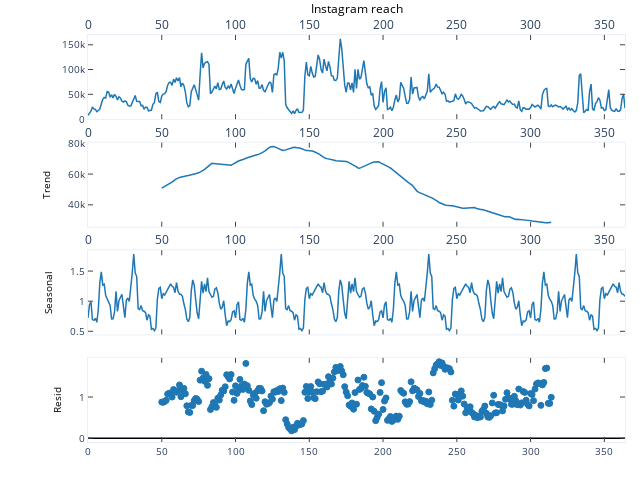

Notebook cell for this chart:
### Code cell
from plotly.tools import mpl_to_plotly
import matplotlib.pyplot as plt
from statsmodels.tsa.seasonal import seasonal_decompose

data = data[["Date", "Instagram reach"]]

result = seasonal_decompose(data['Instagram reach'], 
                            model='multiplicative', 
                            period=100)

fig = plt.figure()
fig = result.plot()

fig = mpl_to_plotly(fig)
fig.show()

### Figure 1 — Plotly figure (JSON) as saved in the notebook; plotly's stock layout.template omitted (floating-point values rounded to 4 significant figures; data arrays with more than 128 entries replaced by an {"elided": "..."} marker saying what was removed)
{"data": [{"line": {"color": "rgba (31, 119, 180, 1)", "dash": "solid", "width": 1.5}, "mode": "lines", "name": "_child0", "type": "scatter", "x": {"elided": "365 int values"}, "xaxis": "x", "y": {"elided": "365 int values"}, "yaxis": "y"}, {"line": {"color": "rgba (31, 119, 180, 1)", "dash": "solid", "width": 1.5}, "mode": "lines", "name": "_child0", "type": "scatter", "x": {"elided": "365 int values"}, "xaxis": "x2", "y": {"elided": "365 float values"}, "yaxis": "y2"}, {"line": {"color": "rgba (31, 119, 180, 1)", "dash": "solid", "width": 1.5}, "mode": "lines", "name": "_child0", "type": "scatter", "x": {"elided": "365 int values"}, "xaxis": "x3", "y": {"elided": "365 float values"}, "yaxis": "y3"}, {"marker": {"color": "#1F77B4", "line": {"color": "#1F77B4", "width": 1}, "opacity": 1, "size": 6, "symbol": "circle"}, "mode": "markers", "name": "_child0", "type": "scatter", "x": {"elided": "365 int values"}, "xaxis": "x4", "y": {"elided": "365 float values"}, "yaxis": "y4"}, {"line": {"color": "rgba (0, 0, 0, 1)", "dash": "solid", "width": 1.5}, "mode": "lines", "name": "_child1", "type": "scatter", "x": [0, 364], "xaxis": "x4", "y": [0, 0], "yaxis": "y4"}], "layout": {"annotations": [{"font": {"color": "#000000", "size": 12}, "showarrow": false, "text": "Instagram reach", "x": 0.5006, "xanchor": "center", "xref": "paper", "y": 1.04, "yanchor": "bottom", "yref": "paper"}], "autosize": false, "height": 480, "hovermode": "closest", "margin": {"b": 38, "l": 88, "pad": 0, "r": 15, "t": 35}, "showlegend": false, "width": 640, "xaxis": {"anchor": "y", "domain": [0, 1], "mirror": "ticks", "nticks": 9, "range": [0, 364], "showgrid": false, "showline": true, "side": "top", "ticks": "inside", "type": "linear", "zeroline": false}, "xaxis2": {"anchor": "y2", "domain": [0, 1], "mirror": "ticks", "nticks": 9, "range": [0, 364], "showgrid": false, "showline": true, "side": "top", "ticks": "inside", "type": "linear", "zeroline": false}, "xaxis3": {"anchor": "y3", "domain": [0, 1], "mirror": "ticks", "nticks": 9, "range": [0, 364], "showgrid": false, "showline": true, "side": "top", "ticks": "inside", "type": "linear", "zeroline": false}, "xaxis4": {"anchor": "y4", "domain": [0, 1], "mirror": "ticks", "nticks": 9, "range": [0, 364], "showgrid": false, "showline": true, "side": "bottom", "tickfont": {"size": 10}, "ticks": "inside", "type": "linear", "zeroline": false}, "yaxis": {"anchor": "x", "domain": [0.7933, 1], "mirror": "ticks", "nticks": 4, "range": [-98.9, 169700.0], "showgrid": false, "showline": true, "side": "left", "tickfont": {"size": 10}, "ticks": "inside", "type": "linear", "zeroline": false}, "yaxis2": {"anchor": "x2", "domain": [0.5289, 0.7356], "mirror": "ticks", "nticks": 5, "range": [25790.0, 80420.0], "showgrid": false, "showline": true, "side": "left", "tickfont": {"size": 10}, "ticks": "inside", "title": {"font": {"color": "#000000", "size": 10}, "text": "Trend"}, "type": "linear", "zeroline": false}, "yaxis3": {"anchor": "x3", "domain": [0.2644, 0.4711], "mirror": "ticks", "nticks": 5, "range": [0.4489, 1.846], "showgrid": false, "showline": true, "side": "left", "tickfont": {"size": 10}, "ticks": "inside", "title": {"font": {"color": "#000000", "size": 10}, "text": "Seasonal"}, "type": "linear", "zeroline": false}, "yaxis4": {"anchor": "x4", "domain": [0, 0.2067], "mirror": "ticks", "nticks": 4, "range": [-0.09295, 1.952], "showgrid": false, "showline": true, "side": "left", "tickfont": {"size": 10}, "ticks": "inside", "title": {"font": {"color": "#000000", "size": 10}, "text": "Resid"}, "type": "linear", "zeroline": false}}}
